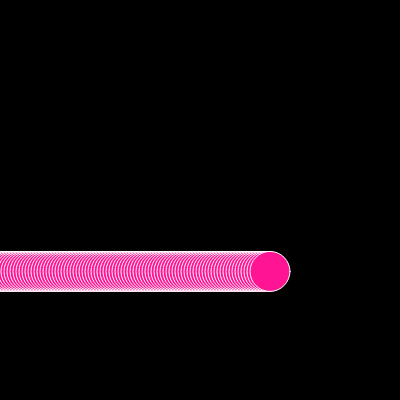
Frame 1 (no input)
Frame 60 (no input): identical to frame 1, image omitted
Frame 120 (the mouse pressed at the canvas centre since frame 60): identical to frame 1, image omitted

The p5.js sketch that drew this single still picture (run headless with seeded random() and noise() and a simulated clock; from frame 60 on, the mouse is pressed at the canvas centre):

// p5.js sketch
// ── sketch.js
/*
https://vimeo.com/channels/learningp5js/139013336
*/

var rand;
var x = 0;

function setup() {
    createCanvas(400, 400);
    rand = random(200,300);
    background(0);
    stroke(255);
    fill('deeppink');
}

function draw() {
    while(x < rand){
        ellipse(x, rand, 40, 40); 
        x+=3;
    }
}
